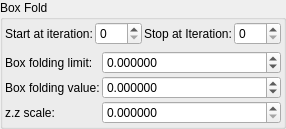
    <widget class="QGroupBox" name="groupBox">
     <property name="title">
      <string>Box Fold</string>
     </property>
     <layout class="QVBoxLayout" name="verticalLayout_2">
      <property name="leftMargin">
       <number>2</number>
      </property>
      <property name="topMargin">
       <number>2</number>
      </property>
      <property name="rightMargin">
       <number>2</number>
      </property>
      <property name="bottomMargin">
       <number>2</number>
      </property>
      <item>
       <layout class="QGridLayout" name="gridLayout_8">
        <property name="spacing">
         <number>2</number>
        </property>
        <item row="0" column="3">
         <widget class="MySpinBox" name="spinboxInt_transf_stop_iterations_A">
          <property name="sizePolicy">
           <sizepolicy hsizetype="Minimum" vsizetype="Maximum">
            <horstretch>0</horstretch>
            <verstretch>0</verstretch>
           </sizepolicy>
          </property>
          <property name="maximum">
           <number>999</number>
          </property>
         </widget>
        </item>
        <item row="0" column="2">
         <widget class="QLabel" name="label_53">
          <property name="text">
           <string>Stop at Iteration:</string>
          </property>
         </widget>
        </item>
        <item row="0" column="1">
         <widget class="MySpinBox" name="spinboxInt_transf_start_iterations_A">
          <property name="sizePolicy">
           <sizepolicy hsizetype="Minimum" vsizetype="Maximum">
            <horstretch>0</horstretch>
            <verstretch>0</verstretch>
           </sizepolicy>
          </property>
          <property name="minimum">
           <number>0</number>
          </property>
          <property name="maximum">
           <number>999</number>
          </property>
          <property name="value">
           <number>0</number>
          </property>
         </widget>
        </item>
        <item row="0" column="0">
         <widget class="QLabel" name="label_52">
          <property name="text">
           <string>Start at iteration:</string>
          </property>
         </widget>
        </item>
       </layout>
      </item>
      <item>
       <layout class="QGridLayout" name="gridLayout_12" columnstretch="0,1">
        <property name="spacing">
         <number>2</number>
        </property>
        <item row="2" column="0">
         <widget class="QLabel" name="label_56">
          <property name="text">
           <string>z.z scale:</string>
          </property>
         </widget>
        </item>
        <item row="2" column="1">
         <widget class="MyDoubleSpinBox" name="spinbox_transf_scale_1">
          <property name="sizePolicy">
           <sizepolicy hsizetype="Minimum" vsizetype="Maximum">
            <horstretch>0</horstretch>
            <verstretch>0</verstretch>
           </sizepolicy>
          </property>
          <property name="prefix">
           <string/>
          </property>
          <property name="suffix">
           <string/>
          </property>
          <property name="decimals">
           <number>6</number>
          </property>
          <property name="minimum">
           <double>0.000000000000000</double>
          </property>
          <property name="maximum">
           <double>1.000000000000000</double>
          </property>
          <property name="singleStep">
           <double>0.100000000000000</double>
          </property>
         </widget>
        </item>
        <item row="1" column="0">
         <widget class="QLabel" name="label_55">
          <property name="text">
           <string>Box folding value:</string>
          </property>
         </widget>
        </item>
        <item row="0" column="0">
         <widget class="QLabel" name="label_54">
          <property name="text">
           <string>Box folding limit:</string>
          </property>
         </widget>
        </item>
        <item row="0" column="1">
         <widget class="MyDoubleSpinBox" name="spinbox_mandelbox_folding_limit">
          <property name="sizePolicy">
           <sizepolicy hsizetype="Minimum" vsizetype="Maximum">
            <horstretch>0</horstretch>
            <verstretch>0</verstretch>
           </sizepolicy>
          </property>
          <property name="prefix">
           <string/>
          </property>
          <property name="suffix">
           <string/>
          </property>
          <property name="decimals">
           <number>6</number>
          </property>
          <property name="minimum">
           <double>-99.998999999999995</double>
          </property>
          <property name="maximum">
           <double>99.998999999999995</double>
          </property>
          <property name="singleStep">
           <double>0.100000000000000</double>
          </property>
         </widget>
        </item>
        <item row="1" column="1">
         <widget class="MyDoubleSpinBox" name="spinbox_mandelbox_folding_value">
          <property name="sizePolicy">
           <sizepolicy hsizetype="Minimum" vsizetype="Maximum">
            <horstretch>0</horstretch>
            <verstretch>0</verstretch>
           </sizepolicy>
          </property>
          <property name="prefix">
           <string/>
          </property>
          <property name="suffix">
           <string/>
          </property>
          <property name="decimals">
           <number>6</number>
          </property>
          <property name="minimum">
           <double>-99.998999999999995</double>
          </property>
          <property name="maximum">
           <double>99.998999999999995</double>
          </property>
          <property name="singleStep">
           <double>0.100000000000000</double>
          </property>
         </widget>
        </item>
       </layout>
      </item>
     </layout>
    </widget>
